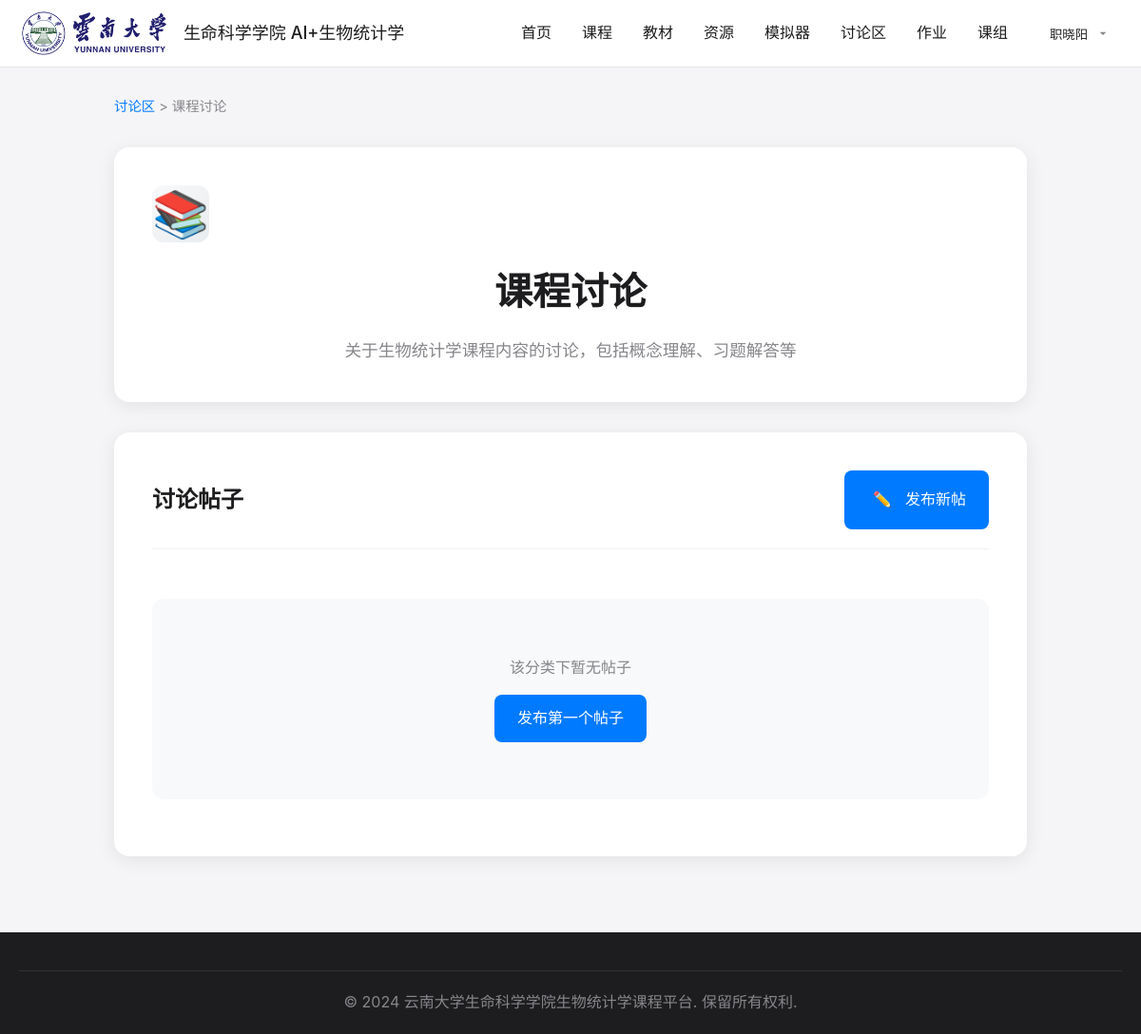
The app's page /forum/category/1/ (signed in) with its own data.
### core/models.py (models this page shows, shortened)
class User(AbstractUser):
    USER_TYPE_CHOICES = [
        ('admin', '管理员'),
        ('teacher', '教师'),
        ('student', '学生'),
    ]
    user_type = models.CharField(
        max_length=10,
        choices=USER_TYPE_CHOICES,
        default='student',
        verbose_name='用户类型'
    )
    real_name = models.CharField(
        max_length=50,
        verbose_name='真实姓名'
    )
    class Meta:
        verbose_name = '用户'
        verbose_name_plural = '用户'
    def get_unread_private_messages_count(self):
        if self.user_type != 'teacher':
            return 0
        teaching_classes = self.teachingclass_set.all()
        unread_count = 0
        for teaching_class in teaching_classes:
            unread_count += teaching_class.forumpost_set.filter(
                visibility='teacher_only',
                reply_count=0
            ).count()
        return unread_count

class ForumCategory(models.Model):
    name = models.CharField(
        max_length=50,
        unique=True,
        verbose_name='分类名称'
    )
    description = models.TextField(
        blank=True,
        verbose_name='分类描述'
    )
    icon = models.CharField(
        max_length=50,
        default='💬',
        verbose_name='分类图标'
    )
    order = models.PositiveIntegerField(
        default=0,
        verbose_name='排序'
    )
    is_active = models.BooleanField(
        default=True,
        verbose_name='是否启用'
    )
    created_at = models.DateTimeField(
        auto_now_add=True,
        verbose_name='创建时间'
    )
    class Meta:
        verbose_name = '讨论区分类'
        verbose_name_plural = '讨论区分类'
        ordering = ['order', 'name']

### core/views.py (the view)
# urls.py: path('forum/category/<int:category_id>/', views.forum_category, name='forum_category'),
@login_required
def forum_category(request, category_id):
    category = get_object_or_404(ForumCategory, id=category_id, is_active=True)
    all_posts = ForumPost.objects.filter(category=category).select_related('author', 'last_reply_by', 'teaching_class')
    posts = [post for post in all_posts if post.can_view(request.user)]
    context = {
        'title': f'{category.name} - 讨论区',
        'category': category,
        'posts': posts,
    }
    return render(request, 'core/forum/category.html', context)

### core/templatetags/chinese_name.py (called while the page is built, shortened)
@register.filter
def chinese_full_name(user):
    if hasattr(user, 'real_name') and user.real_name:
        return user.real_name

@register.filter
def chinese_name_initial(user):
    full_name = chinese_full_name(user)
    return full_name[0].upper() if full_name else user.username[0].upper()

### templates/core/forum/category.html (shortened to what this page needs)
{% extends 'base.html' %}
{% load static %}
{% load chinese_name %}
{% block content %}
<div class="post-detail-container">
    <nav class="breadcrumb" style="margin-bottom: 32px;">
        <a href="{% url 'core:forum_index' %}">讨论区</a> > {{ category.name }}
    </nav>
    <div class="category-header">
        <div class="category-icon" style="font-size: 3rem; margin-bottom: 20px;">{{ category.icon }}</div>
        <h1 class="category-title">{{ category.name }}</h1>
        {% if category.description %}
        <p class="category-description">{{ category.description }}</p>
        {% endif %}
    </div>
    <div class="category-posts">
        <div class="category-posts-header">
            <h2 class="posts-title">讨论帖子</h2>
            {% if user.is_authenticated %}
            <a href="{% url 'core:forum_new_post' %}" class="btn btn-primary">
                <span class="btn-icon">✏️</span>
                发布新帖
            </a>
            {% endif %}
        </div>
        <div class="posts-list">
            {% for post in posts %}
            <div class="post-item">
                <div class="post-type-badge post-type-{{ post.post_type }}">
                    {% if post.post_type == 'question' %}❓
                    {% elif post.post_type == 'announcement' %}📢
                    {% else %}💬{% endif %}
                </div>
                <div class="post-content">
                    <h3><a href="{% url 'core:forum_post_detail' post.id %}">
                        {% if post.is_pinned %}📌 {% endif %}{{ post.title }}
                    </a></h3>
                    <div class="post-meta">
                        <span class="post-author">{{ post.author|chinese_full_name }}</span>
                        <span class="post-time">{{ post.created_at|date:"m月d日 H:i" }}</span>
                        {% if post.last_reply_at %}
                        <span class="last-reply">最后回复: {{ post.last_reply_at|date:"m月d日 H:i" }}</span>
                        {% endif %}
                    </div>
                    <div class="post-stats">
                        <span>👁️ {{ post.view_count }}</span>
                        <span>💬 {{ post.reply_count }}</span>
                        {% if post.last_reply_by %}
                        <span>最后回复: {{ post.last_reply_by|chinese_full_name }}</span>
                        {% endif %}
                    </div>
                </div>
            </div>
            {% empty %}
            <div class="no-posts">
                <p>该分类下暂无帖子</p>
                {% if user.is_authenticated %}
                <p><a href="{% url 'core:forum_new_post' %}" class="btn btn-primary" style="margin-top: 16px;">发布第一个帖子</a></p>
                {% endif %}
            </div>
            {% endfor %}
        </div>
    </div>
</div>
{% endblock %}

### templates/base.html (shortened to what this page needs)
<!DOCTYPE html>
<html lang="zh-CN">
<head>
    {% load static %}
    {% load chinese_name %}
    <link rel="stylesheet" href="{% static 'css/style.css' %}">
</head>
<body>
    <nav class="navbar">
        <div class="nav-container">
            <div class="nav-brand">
                <img src="{% static 'images/LOGO-2022.png' %}" alt="Logo" class="nav-logo">
                <span class="brand-text">生命科学学院 AI+生物统计学</span>
            </div>
            <div class="nav-menu">
                <a href="{% url 'core:home' %}" class="nav-link">首页</a>
                <a href="{% url 'core:courses' %}" class="nav-link">课程</a>
                <a href="{% url 'core:textbook' %}" class="nav-link">教材</a>
                <a href="{% url 'core:resources' %}" class="nav-link">资源</a>
                {% if user.is_authenticated %}
                <a href="{% url 'simulators:index' %}" class="nav-link">模拟器</a>
                <a href="{% url 'core:forum_index' %}" class="nav-link">讨论区</a>
                <a href="{% url 'core:assignment_index' %}" class="nav-link">
                    作业
                </a>
                {% endif %}
                <a href="{% url 'core:about' %}" class="nav-link">课组</a>
            </div>
            <div class="nav-auth">
                {% if user.is_authenticated %}
                    <div class="user-menu">
                        <button class="user-button" onclick="toggleUserMenu(event)">
                            <span class="user-name">{{ user|chinese_full_name }}</span>
                            <svg class="user-icon" viewBox="0 0 24 24" fill="none" xmlns="http://www.w3.org/2000/svg">
                                <path d="M7 10L12 15L17 10H7Z" fill="currentColor"/>
                            </svg>
                        </button>
                    </div>
                {% else %}
                    <div class="auth-buttons">
                        <a href="{% url 'core:login' %}" class="btn-login">登录</a>
                        <a href="{% url 'core:register' %}" class="btn-register">注册</a>
                    </div>
                {% endif %}
            </div>
        </div>
    </nav>
    <main>
        {% block content %}
        {% endblock %}
    </main>
    <footer>
        <div class="footer-container">
            <div class="footer-bottom">
                <p>&copy; 2024 云南大学生命科学学院生物统计学课程平台. 保留所有权利.</p>
            </div>
        </div>
    </footer>
</body>
</html>

### static/css/style.css (style rules this page uses)
* { margin: 0; padding: 0; box-sizing: border-box; }
body { font-family: -apple-system, BlinkMacSystemFont, 'Segoe UI', Roboto, sans-serif; line-height: 1.6; color: #1d1d1f; background: #f5f5f7; }
.navbar { background: rgba(255, 255, 255, 0.95); backdrop-filter: blur(20px); position: fixed; top: 0; left: 0; right: 0; z-index: 1000; border-bottom: 1px solid rgba(0, 0, 0, 0.1); }
.nav-container { max-width: 1200px; margin: 0 auto; display: flex; align-items: center; justify-content: space-between; padding: 0 20px; height: 70px; }
.nav-brand { display: flex; align-items: center; gap: 12px; }
.nav-logo { height: 60px; width: auto; }
.brand-text { font-size: 18px; font-weight: 500; color: #1d1d1f; }
.nav-menu { display: flex; gap: 32px; margin-left: auto; margin-right: 32px; }
.nav-link { color: #1d1d1f; text-decoration: none; font-weight: 400; transition: all 0.2s ease; padding: 8px 0; position: relative; }
.nav-auth { display: flex; align-items: center; }
.user-menu { position: relative; }
.user-button { display: flex; align-items: center; gap: 8px; background: none; border: none; cursor: pointer; padding: 8px 12px; border-radius: 20px; transition: all 0.2s ease; }
.user-name { font-weight: 500; color: #1d1d1f; }
.user-icon { width: 16px; height: 16px; color: #86868b; }
main { margin-top: 60px; min-height: calc(100vh - 60px); }
.btn-primary { background: #007aff; color: white; padding: 12px 24px; border-radius: 8px; text-decoration: none; font-weight: 500; display: inline-block; transition: all 0.2s ease; }
.btn-primary, .btn-secondary { padding: 8px 16px; border-radius: 8px; text-decoration: none; font-size: 0.9rem; font-weight: 500; transition: all 0.2s ease; display: inline-flex; align-items: center; gap: 6px; min-width: 70px; justify-content: center; }
.btn-primary { background: #007aff; color: white; }
footer { background: #1d1d1f; color: white; padding: 40px 0 20px; }
.footer-container { max-width: 1200px; margin: 0 auto; padding: 0 20px; }
.footer-bottom { text-align: center; padding-top: 20px; border-top: 1px solid #333; }
.footer-bottom p { color: #86868b; margin: 0; }
.btn-icon { font-size: 1.1em; }
.category-icon { font-size: 2.5rem; width: 60px; height: 60px; display: flex; align-items: center; justify-content: center; background: linear-gradient(135deg, #f8f9fa 0%, #e9ecef 100%); border-radius: 12px; flex-shrink: 0; }
.posts-list { display: flex; flex-direction: column; gap: 16px; }
.breadcrumb { font-size: 0.9rem; color: #86868b; margin-bottom: 0; }
.breadcrumb a { color: #007aff; text-decoration: none; }
.btn { padding: 12px 24px; border-radius: 8px; font-weight: 500; font-size: 1rem; text-decoration: none; display: inline-flex; align-items: center; gap: 8px; transition: all 0.2s ease; border: none; cursor: pointer; }
.post-detail-container { max-width: 1000px; margin: 0 auto; padding: 40px 20px 80px; }
.no-categories, .no-posts, .no-replies { text-align: center; padding: 60px 20px; color: #86868b; font-size: 1rem; background: #f8f9fa; border-radius: 12px; margin: 20px 0; }
.category-header { background: white; border-radius: 16px; padding: 40px; margin-bottom: 32px; box-shadow: 0 4px 20px rgba(0, 0, 0, 0.08); text-align: center; }
.category-title { font-size: 2.5rem; font-weight: 700; color: #1d1d1f; margin-bottom: 16px; }
.category-description { font-size: 1.1rem; color: #86868b; margin-bottom: 0; }
.category-posts { background: white; border-radius: 16px; padding: 40px; box-shadow: 0 4px 20px rgba(0, 0, 0, 0.08); }
.category-posts-header { display: flex; align-items: center; justify-content: space-between; margin-bottom: 32px; padding-bottom: 20px; border-bottom: 1px solid #f2f2f7; }
.posts-title { font-size: 1.5rem; font-weight: 600; color: #1d1d1f; }
.btn-icon { background: none; border: none; padding: 6px; border-radius: 6px; cursor: pointer; transition: all 0.2s ease; font-size: 1rem; }
.user-button { position: relative; }
.nav-link { position: relative; }

### records on screen
User: real_name "职晓阳"
ForumCategory: name "课程讨论", icon "📚", description "关于生物统计学课程内容的讨论，包括概念理解、习题解答等"
